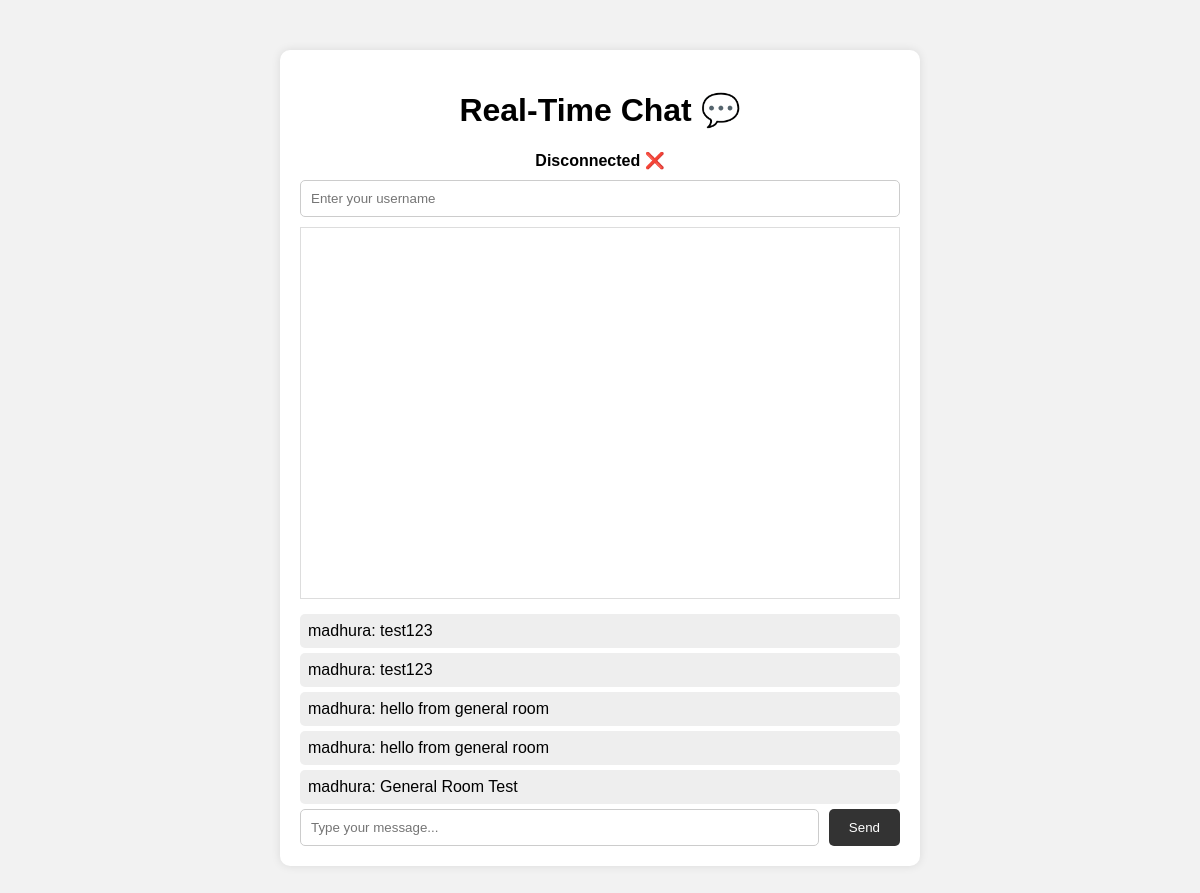
The page / on the database its author committed.
### chat/models.py (models this page shows, shortened)
class Message(models.Model):
    room = models.ForeignKey(ChatRoom, on_delete=models.CASCADE)
    username = models.CharField(max_length=100)
    content = models.TextField()
    timestamp = models.DateTimeField(auto_now_add=True)

### chat/views.py (the view)
# urls.py: path('', views.home, name='home'),
def home(request):
    messages = Message.objects.all().order_by('timestamp')
    return render(request, 'chat/chat.html', {
        'messages': messages
    })

### chat/templates/chat/chat.html (shortened to what this page needs)
<!DOCTYPE html>
<html lang="en">
<head>
</head>
<body>
<div class="chat-container">
    <h1>Real-Time Chat 💬</h1>
    <P id="status">Connecting...</P>
    <input type="text" id="username-input" placeholder="Enter your username">
    <div id="messages"></div>
    {% for msg in messages %}
    <div class="message">
        {{ msg.username }}: {{ msg.content }}
    </div>
    {% endfor %}
    <div class="input-area">
        <input type="text" id="message-input" placeholder="Type your message...">
        <button id="send-button">Send</button>
    </div>
</div>
</body>
</html>

### chat/templates/chat/chat.html (style rules this page uses)
body { font-family: Arial, sans-serif; background: #f2f2f2; margin: 0; padding: 0; }
.chat-container { width: 90%; max-width: 600px; margin: 50px auto; background: white; padding: 20px; border-radius: 10px; box-shadow: 0 0 10px rgba(0,0,0,0.1); }
h1 { text-align: center; }
#status { text-align: center; margin-bottom: 10px; font-weight:bold; }
#username-input { width: 100%; box-sizing: border-box; padding: 10px; margin-bottom: 10px; border: 1px solid #ccc; border-radius: 5px; outline: none; }
#messages { height: 350px; border: 1px solid #ddd; padding: 10px; overflow-y: auto; margin-bottom: 15px; }
.message { background: #eeeeee; padding: 8px; margin: 5px 0; border-radius: 5px; }
.input-area { display: flex; gap: 10px; }
#message-input { flex: 1; padding: 10px; border: 1px solid #ccc; border-radius: 5px; outline: none; }
#send-button { padding: 10px 20px; cursor: pointer; border: none; border-radius: 5px; background: #333; color: white; }

### rows shown on the page
Message: username "madhura", content "test123"
Message: username "madhura", content "test123"
Message: username "madhura", content "hello from general room"
Message: username "madhura", content "hello from general room"
Message: username "madhura", content "General Room Test"
